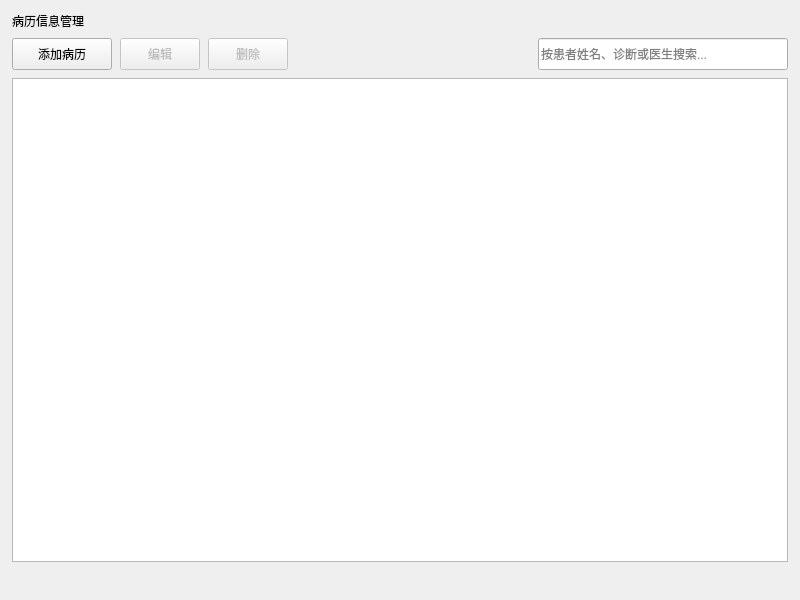
<?xml version="1.0" encoding="UTF-8"?>
<ui version="4.0">
 <class>MedicalRecordWidget</class>
 <widget class="QWidget" name="MedicalRecordWidget">
  <property name="geometry">
   <rect>
    <x>0</x>
    <y>0</y>
    <width>800</width>
    <height>600</height>
   </rect>
  </property>
  <property name="windowTitle">
   <string>病历管理</string>
  </property>
  <layout class="QVBoxLayout" name="verticalLayout">
   <property name="spacing">
    <number>8</number>
   </property>
   <property name="leftMargin">
    <number>12</number>
   </property>
   <property name="topMargin">
    <number>12</number>
   </property>
   <property name="rightMargin">
    <number>12</number>
   </property>
   <property name="bottomMargin">
    <number>12</number>
   </property>
   <item>
    <widget class="QLabel" name="pageTitle">
     <property name="text">
      <string>病历信息管理</string>
     </property>
     <property name="alignment">
      <set>Qt::AlignmentFlag::AlignLeading|Qt::AlignmentFlag::AlignLeft|Qt::AlignmentFlag::AlignVCenter</set>
     </property>
    </widget>
   </item>
   <item>
    <layout class="QHBoxLayout" name="toolbarLayout">
     <property name="spacing">
      <number>8</number>
     </property>
     <item>
      <widget class="QPushButton" name="addButton">
       <property name="text">
        <string>添加病历</string>
       </property>
       <property name="minimumSize">
        <size>
         <width>100</width>
         <height>32</height>
        </size>
       </property>
      </widget>
     </item>
     <item>
      <widget class="QPushButton" name="editButton">
       <property name="text">
        <string>编辑</string>
       </property>
       <property name="enabled">
        <bool>false</bool>
       </property>
       <property name="minimumSize">
        <size>
         <width>80</width>
         <height>32</height>
        </size>
       </property>
      </widget>
     </item>
     <item>
      <widget class="QPushButton" name="deleteButton">
       <property name="text">
        <string>删除</string>
       </property>
       <property name="enabled">
        <bool>false</bool>
       </property>
       <property name="minimumSize">
        <size>
         <width>80</width>
         <height>32</height>
        </size>
       </property>
      </widget>
     </item>
     <item>
      <spacer name="horizontalSpacer">
       <property name="orientation">
        <enum>Qt::Orientation::Horizontal</enum>
       </property>
       <property name="sizeHint" stdset="0">
        <size>
         <width>40</width>
         <height>20</height>
        </size>
       </property>
      </spacer>
     </item>
     <item>
      <widget class="QLineEdit" name="searchEdit">
       <property name="minimumSize">
        <size>
         <width>250</width>
         <height>32</height>
        </size>
       </property>
       <property name="placeholderText">
        <string>按患者姓名、诊断或医生搜索...</string>
       </property>
      </widget>
     </item>
    </layout>
   </item>
   <item>
    <widget class="QTableView" name="tableView">
     <property name="alternatingRowColors">
      <bool>true</bool>
     </property>
     <property name="selectionBehavior">
      <enum>QAbstractItemView::SelectionBehavior::SelectRows</enum>
     </property>
     <property name="sortingEnabled">
      <bool>true</bool>
     </property>
     <attribute name="horizontalHeaderStretchLastSection">
      <bool>true</bool>
     </attribute>
    </widget>
   </item>
   <item>
    <widget class="QLabel" name="messageLabel">
     <property name="text">
      <string/>
     </property>
     <property name="alignment">
      <set>Qt::AlignmentFlag::AlignCenter</set>
     </property>
     <property name="visible">
      <bool>false</bool>
     </property>
     <property name="styleSheet">
      <string>color: #8B4513; font-size: 12pt;</string>
     </property>
    </widget>
   </item>
  </layout>
 </widget>
 <resources/>
 <connections/>
</ui>
